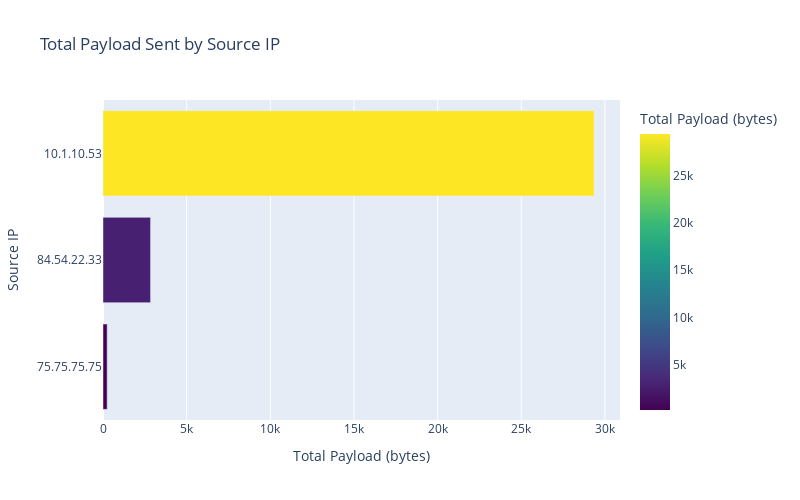

This figure's notebook cell:
### Markdown cell above
Source IP vs Total Payload

### Code cell
src_ip_payload = packet_data.groupby('src_ip')['payload_length'].sum().reset_index()
src_ip_payload = src_ip_payload.sort_values('payload_length', ascending=True)

fig_a = px.bar(
    src_ip_payload, 
    x='payload_length', 
    y='src_ip', 
    orientation='h',
    title='Total Payload Sent by Source IP',
    labels={'payload_length': 'Total Payload (bytes)', 'src_ip': 'Source IP'},
    color='payload_length',
    color_continuous_scale='Viridis'
)
fig_a.update_layout(height=500, width=800)
fig_a.show()

### Figure 1 — Plotly figure (JSON) as saved in the notebook; plotly's stock layout.template omitted (floating-point values rounded to 4 significant figures)
{"data": [{"hovertemplate": "Total Payload (bytes)=%{marker.color}<br>Source IP=%{y}<extra></extra>", "legendgroup": "", "marker": {"color": [250, 2842, 29355], "coloraxis": "coloraxis", "pattern": {"shape": ""}}, "name": "", "orientation": "h", "showlegend": false, "textposition": "auto", "type": "bar", "x": [250, 2842, 29355], "xaxis": "x", "y": ["75.75.75.75", "84.54.22.33", "10.1.10.53"], "yaxis": "y"}], "layout": {"barmode": "relative", "coloraxis": {"colorbar": {"title": {"text": "Total Payload (bytes)"}}, "colorscale": [[0, "#440154"], [0.1111, "#482878"], [0.2222, "#3e4989"], [0.3333, "#31688e"], [0.4444, "#26828e"], [0.5556, "#1f9e89"], [0.6667, "#35b779"], [0.7778, "#6ece58"], [0.8889, "#b5de2b"], [1, "#fde725"]]}, "height": 500, "legend": {"tracegroupgap": 0}, "title": {"text": "Total Payload Sent by Source IP"}, "width": 800, "xaxis": {"anchor": "y", "domain": [0, 1], "title": {"text": "Total Payload (bytes)"}}, "yaxis": {"anchor": "x", "domain": [0, 1], "title": {"text": "Source IP"}}}}
